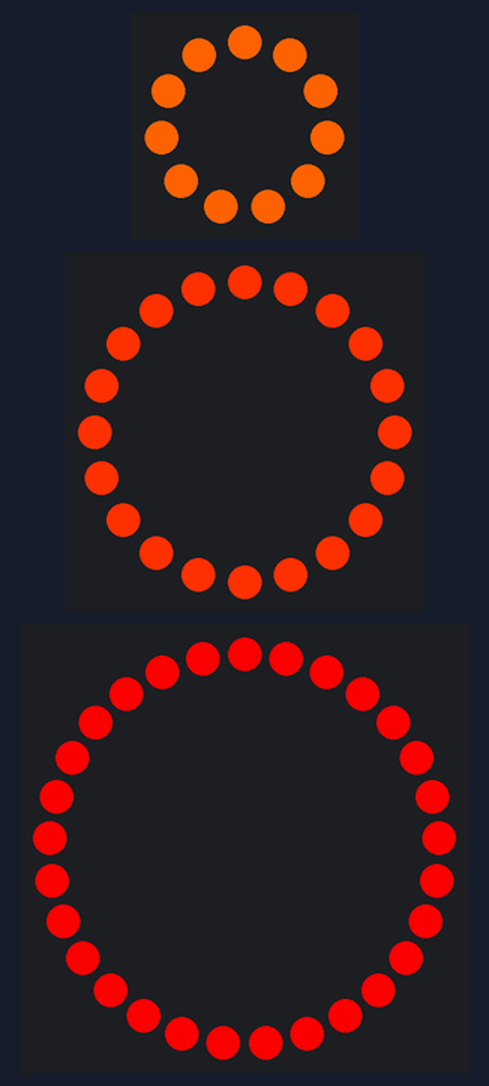
This sketch was run on a simulated Arduino Uno, built with avr-gcc and run on an emulated ATmega328P. Parts: 11 RGB LEDs in a ring, first at the top, clockwise, 20 RGB LEDs in a ring, first at the top, clockwise, 29 RGB LEDs in a ring, first at the top, clockwise. Dim RGB values are drawn brighter than linear; what the sketch prints to the serial monitor is not drawn.

Above: at 1.4 s.
At 5.3 s:
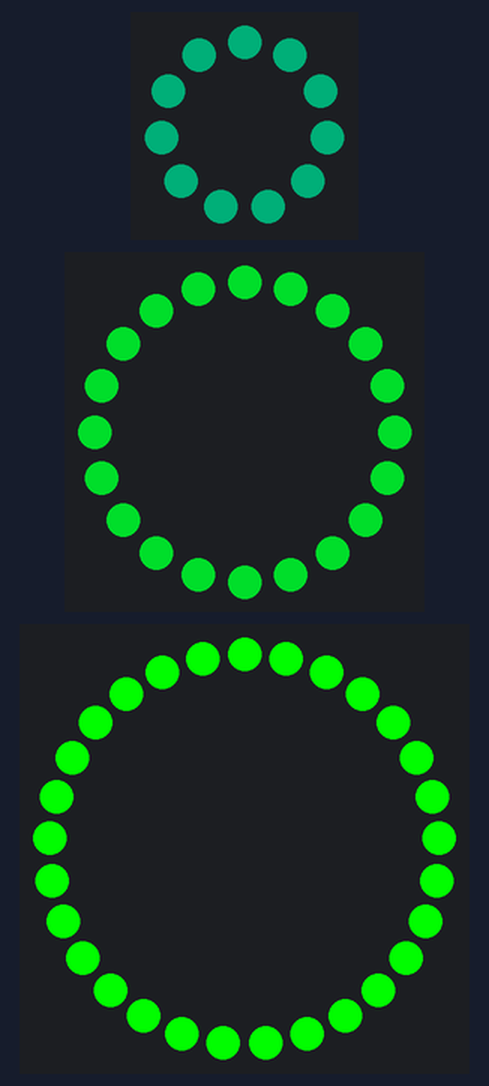
At 9.3 s:
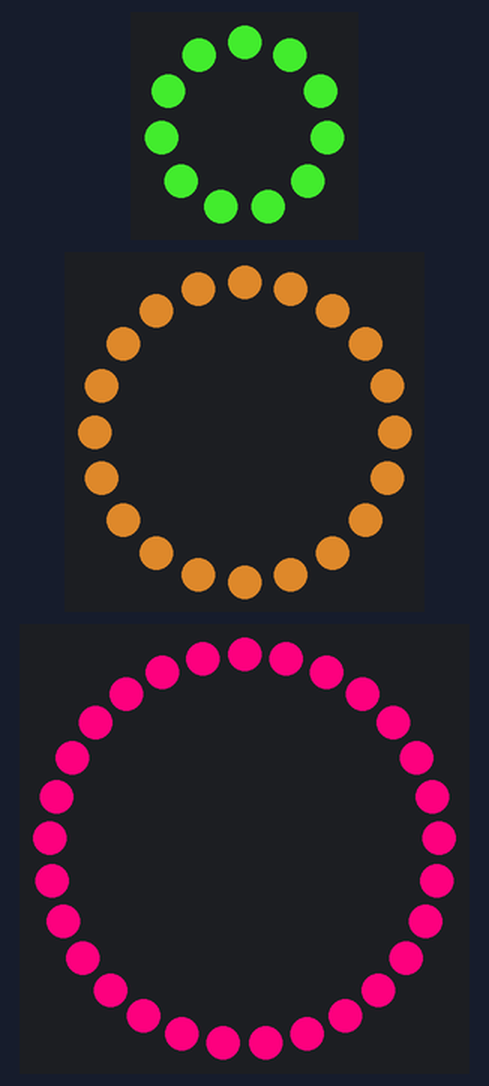
At 13.3 s:
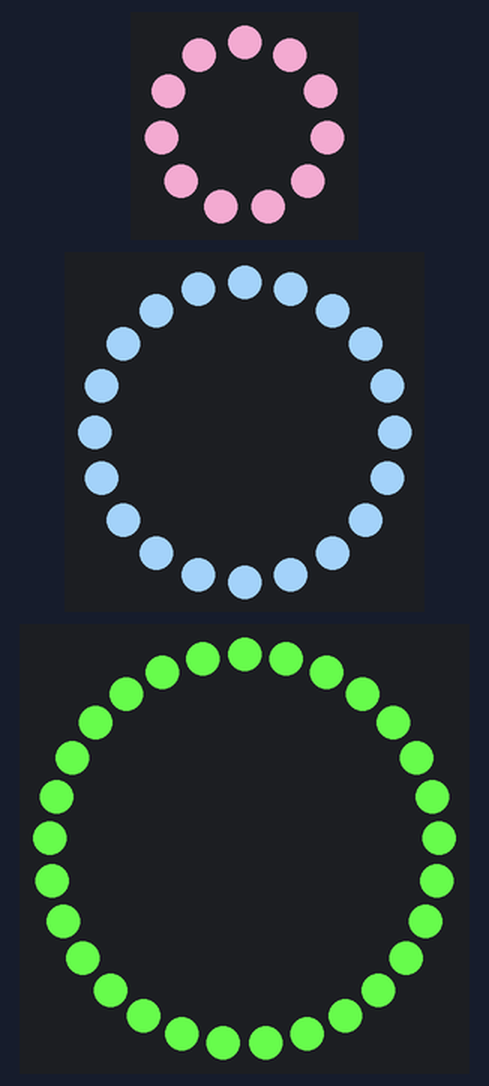
At 23.8 s:
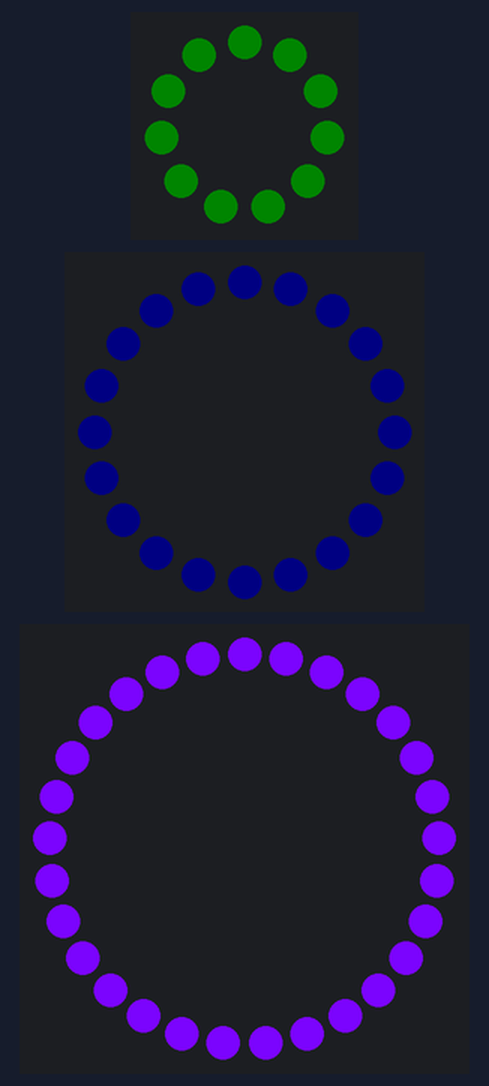
At 30.4 s:
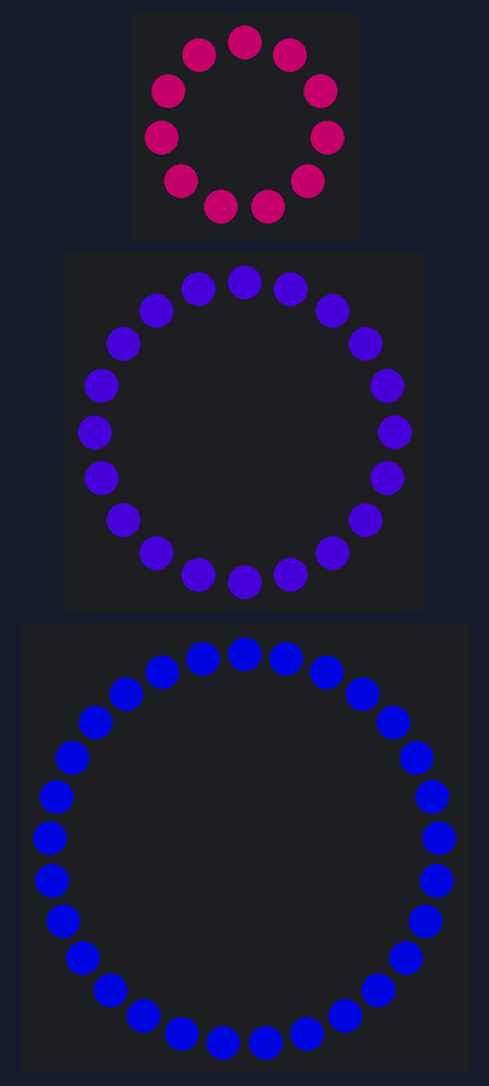

The sketch:

ColorChoose3.ino
```cpp
#include <Adafruit_NeoPixel.h>
#ifdef __AVR__
  #include <avr/power.h>
#endif

#define PIN1 3
#define PIN2 9
#define PIN3 10

Adafruit_NeoPixel ring1 = Adafruit_NeoPixel(11, PIN1);
Adafruit_NeoPixel ring2 = Adafruit_NeoPixel(20, PIN2);
Adafruit_NeoPixel ring3 = Adafruit_NeoPixel(29, PIN3);

uint32_t colorArray[150];

float r1, r2, r3, g1, g2, g3, b1, b2, b3;

uint32_t prevColor, curColor, nextColor;

float rSlope, gSlope, bSlope;

void setup()
{
  uint8_t  brightness = 250;

  ring1.begin();
  ring1.setBrightness(brightness);
  ring1.show();

  ring2.begin();
  ring2.setBrightness(brightness);
  ring2.show();

  ring3.begin();
  ring3.setBrightness(brightness);
  ring3.show();

  prevColor = ring1.Color(0, 0, 0);
  curColor = ring1.Color(0,0,0);
  nextColor = ring1.Color(255, 0, 0);

  calcComp();
  calcSlopes();

  for (int c=0; c<50; c++)
  {
    calcFade(c);
  }

  prevColor = curColor;
  curColor = nextColor;

  Serial.begin(9600);
}

void loop() {

  int delay_t = 0;

   nextColor = ring1.Color(255, 128, 0);
//   Serial.print("\nCurrent Color = ");
//   Serial.print(curColor);
//   Serial.print("\nNext Color = ");
//   Serial.print(nextColor);
   colorHandler(0, delay_t);

   nextColor = ring1.Color(128, 128, 0);
//   Serial.print("\nCurrent Color = ");
//   Serial.print(curColor);
//   Serial.print("\nNext Color = ");
//   Serial.print(nextColor);
   colorHandler(1, delay_t);


      nextColor = ring1.Color(0, 255, 0);
   colorHandler(2, delay_t);

      nextColor = ring1.Color(0, 0, 255);
   colorHandler(0, delay_t);

      nextColor = ring1.Color(128, 0, 128);
   colorHandler(1, delay_t);

      nextColor = ring1.Color(255, 0, 0);
   colorHandler(2, delay_t);

         nextColor = ring1.Color(0, 255, 255);
   colorHandler(0, delay_t);

         nextColor = ring1.Color(127, 0, 255);
   colorHandler(1, delay_t);

         nextColor = ring1.Color(102, 255, 102);
   colorHandler(2, delay_t);

}

void colorHandler(int arrayMult, int wait) {
  int i, j, arraySect;

  if(curColor == nextColor) {
    nextColor = prevColor;
  }

  calcComp();
  calcSlopes();

  arraySect = arrayMult*50;

  for(j=0; j<50; j++)
  {
      if(arrayMult==2) {
        calcFade(j);
      }
      else {
        calcFade(j+arraySect+50);
      }

      for(i=0; i<ring3.numPixels(); i++)
      {
        ring1.setPixelColor(i, colorArray[j+arraySect+40]);
        ring2.setPixelColor(i, colorArray[j+arraySect+20]);
        ring3.setPixelColor(i, colorArray[j+arraySect]);

      }

//        Serial.print("\nArray Position = ");
//        Serial.print(j+arraySect);

      ring1.show();
      ring2.show();
      ring3.show();
      delay(wait);
  }

  prevColor = curColor;
  curColor = nextColor;
}

void calcComp() {

  r1 = (prevColor & 0xff0000)/(0x10000);
  g1 = (prevColor & 0xff00)/(0x100);
  b1 = (prevColor & 0xff);

  r2 = (curColor & 0xff0000)/(0x10000);
  g2 = (curColor & 0xff00)/(0x100);
  b2 = (curColor & 0xff);
  Serial.print("\nr2 = ");
  Serial.print(r2);

  r3 = (nextColor & 0xff0000)/(0x10000);
  g3 = (nextColor & 0xff00)/(0x100);
  b3 = (nextColor & 0xff);
  Serial.print("\nr3 = ");
  Serial.print(r3);
}

void calcSlopes() {

  rSlope = (r3-r2)/50;
  gSlope = (g3-g2)/50;
  bSlope = (b3-b2)/50;

  Serial.print("\nrSlope = ");
  Serial.print(rSlope);

}

int calcFade(int colorPos) {

  int Red, Green, Blue, arraySub;

  if(colorPos < 50) {
    arraySub = 0;
  }
  else if(colorPos < 100) {
    arraySub = 1;
  }
  else {
    arraySub = 2;
  }

  Red = r2 + rSlope*(colorPos-50*arraySub);
  Green = g2 + gSlope*(colorPos-50*arraySub);
  Blue = b2 + bSlope*colorPos*(colorPos-50*arraySub);

  Serial.print("\nColorPos = ");
  Serial.print(colorPos);
  Serial.print("\n Red = ");
  Serial.print(Red);
  colorArray[colorPos] = ring1.Color(Red, Green, Blue);

}
```

Measured:
- what the display in image 1 shows lasts 1.4 s, from 5.2 s to 6.6 s
- what the display in image 3 shows lasts 1.4 s, from 13.2 s to 14.6 s
